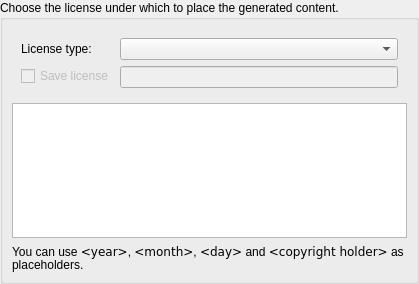
<?xml version="1.0" encoding="UTF-8"?>
<ui version="4.0">
 <class>LicenseChooserDialog</class>
 <widget class="QWidget" name="LicenseChooserDialog">
  <property name="geometry">
   <rect>
    <x>0</x>
    <y>0</y>
    <width>419</width>
    <height>284</height>
   </rect>
  </property>
  <layout class="QHBoxLayout" name="horizontalLayout">
   <property name="leftMargin">
    <number>0</number>
   </property>
   <property name="topMargin">
    <number>0</number>
   </property>
   <property name="rightMargin">
    <number>0</number>
   </property>
   <property name="bottomMargin">
    <number>0</number>
   </property>
   <item>
    <widget class="QGroupBox" name="groupBox">
     <property name="title">
      <string>Choose the license under which to place the generated content.</string>
     </property>
     <layout class="QVBoxLayout" name="verticalLayout">
      <item>
       <widget class="QWidget" name="widget" native="true">
        <layout class="QFormLayout" name="formLayout">
         <item row="0" column="0">
          <widget class="QLabel" name="label">
           <property name="sizePolicy">
            <sizepolicy hsizetype="Maximum" vsizetype="Preferred">
             <horstretch>0</horstretch>
             <verstretch>0</verstretch>
            </sizepolicy>
           </property>
           <property name="text">
            <string>License type:</string>
           </property>
          </widget>
         </item>
         <item row="0" column="1">
          <widget class="KComboBox" name="licenseComboBox">
           <property name="sizePolicy">
            <sizepolicy hsizetype="MinimumExpanding" vsizetype="Fixed">
             <horstretch>0</horstretch>
             <verstretch>0</verstretch>
            </sizepolicy>
           </property>
          </widget>
         </item>
         <item row="1" column="0">
          <widget class="QCheckBox" name="saveLicense">
           <property name="enabled">
            <bool>false</bool>
           </property>
           <property name="toolTip">
            <string>Click here if you want to save this license for future use</string>
           </property>
           <property name="text">
            <string>Save license</string>
           </property>
           <property name="checkable">
            <bool>true</bool>
           </property>
          </widget>
         </item>
         <item row="1" column="1">
          <widget class="QLineEdit" name="licenseName">
           <property name="enabled">
            <bool>false</bool>
           </property>
          </widget>
         </item>
        </layout>
       </widget>
      </item>
      <item>
       <widget class="KTextEdit" name="licenseTextEdit">
        <property name="acceptRichText">
         <bool>false</bool>
        </property>
       </widget>
      </item>
      <item>
       <widget class="QLabel" name="label_2">
        <property name="text">
         <string>&lt;p&gt;You can use &lt;code&gt;&amp;lt;year&amp;gt;&lt;/code&gt;, &lt;code&gt;&amp;lt;month&amp;gt;&lt;/code&gt;, &lt;code&gt;&amp;lt;day&amp;gt;&lt;/code&gt; and &lt;code&gt;&amp;lt;copyright holder&amp;gt;&lt;/code&gt; as placeholders.&lt;/p&gt;</string>
        </property>
        <property name="textFormat">
         <enum>Qt::RichText</enum>
        </property>
        <property name="wordWrap">
         <bool>true</bool>
        </property>
       </widget>
      </item>
     </layout>
    </widget>
   </item>
  </layout>
 </widget>
 <customwidgets>
  <customwidget>
   <class>KComboBox</class>
   <extends>QComboBox</extends>
   <header>KComboBox</header>
  </customwidget>
  <customwidget>
   <class>KTextEdit</class>
   <extends>QTextEdit</extends>
   <header>KTextEdit</header>
  </customwidget>
 </customwidgets>
 <resources/>
 <connections/>
</ui>
